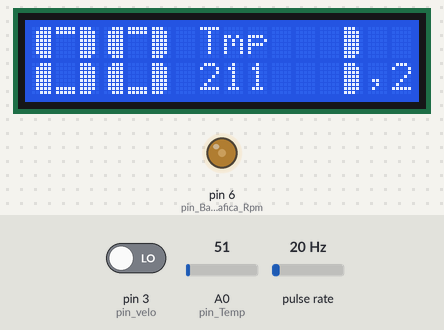
Recording of a sketch running on a simulated Arduino Uno, built with avr-gcc and run on an emulated ATmega328P. Parts: 16×2 character LCD, output pins drawn as LEDs (lit = HIGH). Wiring (inferred from the names in the program): pulse sensor: data pin 2. The test bench sets the inputs (shaded band); at power-on: pulse rate 20 Hz, A0 (pin_Temp) = 51, pin 3 (pin_velo) LOW. The local clock reads 2024-03-15 10:24:30 at power-on unless the sketch sets it; storage starts empty; what the sketch prints to the serial monitor is not drawn.

Above: at 1.3 s.
1.4 s: pulse rate (sensor on pin 2) set to 100 Hz
At 2.61 s:
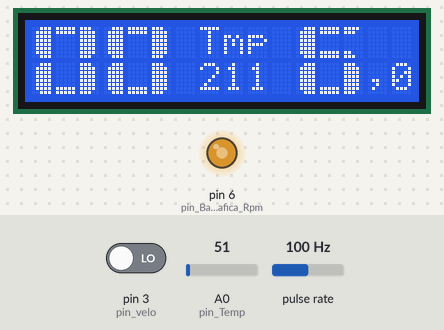
3.3 s: pulse rate (sensor on pin 2) set to 50 Hz
At 4.25 s:
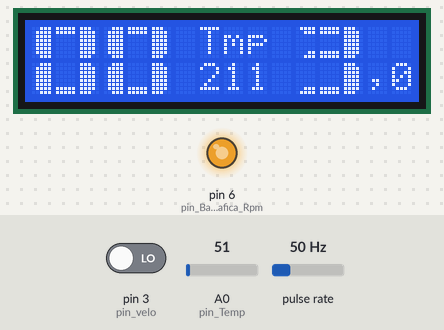
5.2 s: pulse rate (sensor on pin 2) set to 4 Hz
At 5.51 s:
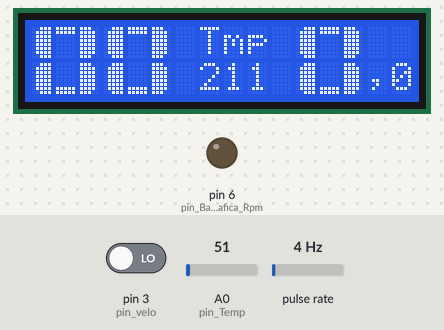
7.2 s: pulse rate (sensor on pin 2) set to 150 Hz
At 7.51 s:
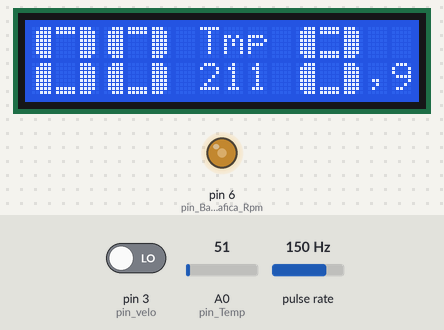
9.3 s: pulse rate (sensor on pin 2) set to 97 Hz
At 9.46 s:
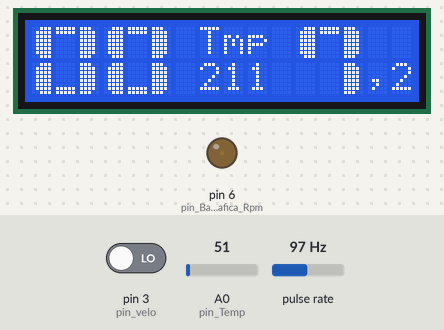
11.8 s: A0 (pin_Temp) set to 89
At 12.22 s:
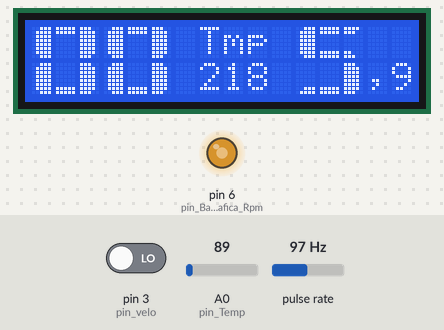
13.3 s: A0 (pin_Temp) set to 110
Timing chart, 0 to 15.8 s (numbered marks = the images above; inputs shaded):
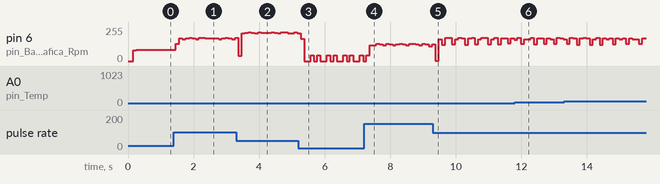

Measured:
- after the input at 3.3 s, the display: first changes after 0.10 s (image 2 shows a later state)
- after the input at 7.2 s, the display: first differs from a run without the input after 0.10 s (image 4 shows a later state)
- after the input at 9.3 s, the display: first differs from a run without the input after 0.11 s (image 5)
- what the display in image 0 shows lasts 0.6 s, from 0.7 s to 1.3 s

The sketch:

Telemetria2020.ino
```cpp
 #include <Wire.h>                                        // Biblioteca nativa da comunicaçao I2C
#include <LiquidCrystal_I2C.h>                           // Biblioteca LCD
#include "RTClib.h"                                      // Biblioteca RTC
#include <SD.h>                                          // Biblioteca Modulo SD

LiquidCrystal_I2C lcd(0x20,2,1,0,4,5,6,7,3,POSITIVE);    // objeto lcd, primeiro argumenro eh o endereço hex do lcd
RTC_DS1307 rtc;                                          // objeto rtc
File myFile;                                             // objeto myFile, usado pra no cartao SD

//**************PINOS**************//
#define pin_SD_cs 10                    // pino de ativaçao do modulo SD, esse pino eh usado pra abrir a comunicaçao
#define pin_Temp A0                     // pino de dados do sensor de temperatura
#define pin_Barra_Grafica_Rpm 6         // pino de saida para barra grafica de rpm
#define pin_velo 3                      // pino de pulsos da velocidade
#define pin_rpm 2                       // pino de pulsos da rpm

//**************VARIAVEIS GLOBAIS**************//
byte velocidade=0;          // variavel pra salvar dado de  velocidade
byte temp;                  // variavel pra salvar dado de temperatura do cvt
int rpm=0;                  // variaveis usadas pra salvar a temperatura do cvt e o rpm do motor
volatile byte pulsosRPM;    // variavel usada pra contar os pulsos obtidos da rotaçao do motor
volatile byte pulsosVELO=0; // variavel usada pra contar os pulsos obtidos da velocidade das rodas
unsigned long timeold=0;    // variavel usada pra salvar o tempo do processador na ultima passagem do ciclo
byte i=0;                   // variavel usada em laços de repetiçoes
byte segundop=0;            // variavel usada pra salvar o ultimo segundo q passou, usado pra calcular os milisegundos

//**************VARIAVEIS DE CRIAÇAO DOS NUMEROS GRANDES DO DISPLAY**************//
byte bar1[8]={B11100,B11110,B11110,B11110,B11110,B11110,B11110,B11100};
byte bar2[8]={B00111,B01111,B01111,B01111,B01111,B01111,B01111,B00111};
byte bar3[8]={B11111,B11111,B00000,B00000,B00000,B00000,B11111,B11111};
byte bar4[8]={B11110,B11100,B00000,B00000,B00000,B00000,B11000,B11100};
byte bar5[8]={B01111,B00111,B00000,B00000,B00000,B00000,B00011,B00111};
byte bar6[8]={B00000,B00000,B00000,B00000,B00000,B00000,B11111,B11111};
byte bar7[8]={B00000,B00000,B00000,B00000,B00000,B00000,B00111,B01111};
byte bar8[8]={B11111,B11111,B00000,B00000,B00000,B00000,B00000,B00000};

void setup(){
  Serial.begin(9600);                                              //inicio da comunicaçao Serial DEBUG


  pinMode(pin_Temp,INPUT);                                         //definindo como entrada o pino de temp
  pinMode(pin_rpm,INPUT);                                                //definindo como entrada o pino de contagem dos pulsos de RPM
  pinMode(pin_velo,INPUT);                                                //definindo como entrada o pino de contagem dos pulsos de VELO
  pinMode(pin_Barra_Grafica_Rpm,OUTPUT);                                               //definindo como saida o pino da barra grafica do rpm
  pinMode(pin_SD_cs,OUTPUT);                                       //definido como saida o pino de ativaçao do modulo SD
  attachInterrupt(digitalPinToInterrupt(pin_rpm),contRPM,RISING);  //definindo a monitoriamento de interrupt  dos pulsos do RPM
  attachInterrupt(digitalPinToInterrupt(pin_velo),contVELO,RISING);//definindo a monitoriamento de interrupt  dos pulsos do VELO

  temp=map(analogRead(pin_Temp),0,1023,-55,150);                   //coleta da temperatura

//*********SALVANDO NUMEROS GRANDES NA MEMORIA DO DISPLAY*********//
  lcd.createChar(1,bar1);lcd.createChar(2,bar2);
  lcd.createChar(3,bar3);lcd.createChar(4,bar4);
  lcd.createChar(5,bar5);lcd.createChar(6,bar6);
  lcd.createChar(7,bar7);lcd.createChar(8,bar8);
  lcd.begin(16,2);


  if(!rtc.begin()){                                                           //se nao iniciou
    Serial.println("RTC nao encontarado");                                    // caso erro no modulo sd
  }

  if(!rtc.isrunning()){                                                       // se nao estiver rodando o RTC
    Serial.println("RTC descalibrado! / Horário Incorreto");                  // caso erro no horario/data
    //rtc.adjust(DateTime(*ano*,*mes*,*dia*,*horas*,*minutos*,*segundos*));   //recadastrar o horario
  }

  if(!SD.begin(pin_SD_cs)){                                                   // se nao iniciar o cartao sd
    Serial.println("Falha no cartao! / Cartao nao encontrado");               //erro no cartao sd
  }

  Serial.println("Sucesso na inicializacao!");                                // inicializacao do cartao completa
  myFile=SD.open("log.csv",FILE_WRITE);                                       //abrindo arquivo pra escrita

  if(myFile){                                                                 //se abriu o arquivo
    String header="Tempo em segundos;Hora e Data;Velocidade;RPM;Temperatura"; // transformando o cabeçalho em texto
    myFile.println(header);                                                   // salvando o cabeçalho no cartao sd
    myFile.close();                                                           // fechando o arquivo
  }else{
    Serial.println("Erro ao abrir arquivo");                                  // se nao erro
  }
  lcd.setCursor(7,0);
  lcd.print("Tmp");
}

void contRPM(){
  pulsosRPM++;                                                                // contagem de pulsos de rpm do motor
}
void contVELO(){
  pulsosVELO++;                                                               // contador de pulsos de velocidade da roda
}
//********DEFININDO O POSISONAMENDO DOS NUMEROS GRANDES********//
void custom0(byte col){
  lcd.setCursor(col,0);
  lcd.write(2);lcd.write(8);lcd.write(1);
  lcd.setCursor(col,1);
  lcd.write(2);lcd.write(6);lcd.write(1);
}
void custom1(byte col){
  lcd.setCursor(col,0);
  lcd.write(32);lcd.write(32);lcd.write(1);
  lcd.setCursor(col,1);
  lcd.write(32);lcd.write(32);lcd.write(1);
}
void custom2(byte col){
  lcd.setCursor(col,0);
  lcd.write(5);lcd.write(3);lcd.write(1);
  lcd.setCursor(col,1);
  lcd.write(2);lcd.write(6);lcd.write(6);
}
void custom3(byte col){
  lcd.setCursor(col,0);
  lcd.write(5);lcd.write(3);lcd.write(1);
  lcd.setCursor(col,1);
  lcd.write(7);lcd.write(6);lcd.write(1);
}
void custom4(byte col){
  lcd.setCursor(col,0);
  lcd.write(2);lcd.write(6);lcd.write(1);
  lcd.setCursor(col,1);
  lcd.write(32);lcd.write(32);lcd.write(1);
}
void custom5(byte col){
  lcd.setCursor(col,0);
  lcd.write(2);lcd.write(3);lcd.write(4);
  lcd.setCursor(col,1);
  lcd.write(7);lcd.write(6);lcd.write(1);
}
void custom6(byte col){
  lcd.setCursor(col,0);
  lcd.write(2);lcd.write(3);lcd.write(4);
  lcd.setCursor(col,1);
  lcd.write(2);lcd.write(6);lcd.write(1);
}
void custom7(byte col){
  lcd.setCursor(col,0);
  lcd.write(2);lcd.write(8);lcd.write(1);
  lcd.setCursor(col,1);
  lcd.write(32);lcd.write(32);lcd.write(1);
}
void custom8(byte col){
  lcd.setCursor(col,0);
  lcd.write(2);lcd.write(3);lcd.write(1);
  lcd.setCursor(col,1);
  lcd.write(2);lcd.write(6);lcd.write(1);
}
void custom9(byte col){
  lcd.setCursor(col,0);
  lcd.write(2);lcd.write(3);lcd.write(1);
  lcd.setCursor(col,1);
  lcd.write(7);lcd.write(6);lcd.write(1);
}

//**********FUNÇAO PRA CHAMAR NUMEROS GRANDES*********//
void printNumber(byte value,byte col){
  if(value==0){custom0(col);
  }if(value==1){custom1(col);
  }if(value==2){custom2(col);
  }if(value==3){custom3(col);
  }if(value==4){custom4(col);
  }if(value==5){custom5(col);
  }if(value==6){custom6(col);
  }if(value==7){custom7(col);
  }if(value==8){custom8(col);
  }if(value==9){custom9(col);
  }
}

//*****FUNCAO PRA ESCREVER VELOCIDADE NO DISPLAY**********//
void printVELO(byte *velo_p){
  byte c,d,u,number;
  number=*velo_p;
  if(number>99){
    c=(number-(number%100))/100;
    number=number%100;
  }else{
    c=0;
  }
  if(number>9){
    d=(number-(number%10))/10;
    number=number%10;
  }else{
    d=0;
  }
  u=number;
  lcd.setCursor(0,0);
  printNumber(d,0);
  printNumber(u,3);
}
//*****FUNCAO PRA ESCREVER RPM NO DISPLAY**********//
void printRPM(int *rpm_p){
  byte m,c;
  int number;
  number=*rpm_p;
  if(number>999){
  m=(number-(number%1000))/1000;
  number=number%1000;
  }else{
    m=0;
  }
  if(number>99){
    c=(number-(number%100))/100;
  }else{
    c=0;
  }
  lcd.setCursor(0,0);
  printNumber(m,11);
  lcd.setCursor(14,1);
  lcd.print(",");
  lcd.print(c);
}

//*****FUNCAO PRA ESCREVER TEMPERATURA NO DISPLAY**********//
void printTEMP(byte *temp_p){
  *temp_p=map(analogRead(pin_Temp),0,1023,-55,150);
  Serial.println(analogRead(pin_Temp));
  if(*temp_p>99|| *temp_p<-9){
    lcd.setCursor(7,1);
    lcd.print("    ");
    lcd.setCursor(7,1);
    lcd.print(*temp_p);
  }else{
    lcd.setCursor(7,1);
    lcd.print("    ");
    lcd.setCursor(8,1);
    lcd.print(*temp_p);
  }
}

//*****FUNCAO PRA ESCREVER TODOS OS DATOS NO CARTAO**********//
void printSD(){

  DateTime now=rtc.now();                                                // atualizando o valor de now

  if(now.second()==segundop){i++;}else{i=0; segundop=now.second();};     // calculo dos milisegundo

  String dataString=(String(now.unixtime())+","+String(i)+";"+String(now.day())+"/"+String(now.month())+"/"+String(now.year())+" "+String(now.hour())+"h:"+String(now.minute())+"m:"+String(now.second()) +"s:"+
  String(i)+"ms; "+String(velocidade)+";"+String(rpm)+";"+String(temp)); // texto q vai ser salvo no cartao

  myFile=SD.open("log.csv",FILE_WRITE);                                  // abrindo aquivo para escrita
  myFile.println(dataString);                                            // escrevendo no arquivo
  myFile.close();                                                        // fechando o arquivo
  Serial.println(dataString);                                            // debug no serial monitor
}

void loop(){
  Serial.println("    ");
  long ant=millis();

  //TEMP
  temp=map(analogRead(pin_Temp),0,1023,-55,150);


   //RPM
  detachInterrupt(0);                                              // pausa a contagem de pulsos pro calculo do rpm
  rpm=(60000/1/* PULSO POR CICLO */)/(millis()-timeold)*pulsosRPM; // calculo do rpm
  analogWrite(pin_Barra_Grafica_Rpm, map(rpm,0,3600,0,255));                           // escrita por pwn na barra grafica
  pulsosRPM=0;                                                     // retoma o numero de pulsos a 0
  attachInterrupt(digitalPinToInterrupt(pin_rpm),contRPM,RISING);  // retorna a contagem

    //VELO
  detachInterrupt(1);                                                                             // pausa a contagem de pulsos pro calculo da velo
  velocidade=byte((/*perimetro da roda/ */ /* PULSO POR CICLO */1)/(millis()-timeold)*pulsosVELO);// calculo da velo
  pulsosVELO=0;                                                                                   // retoma o numero de pulsos a 0
  attachInterrupt(digitalPinToInterrupt(pin_velo),contVELO,RISING);                               // retorna a contagem


  timeold=millis(); // atuliza o tempo do ultimo calculo

  printVELO(&velocidade);
  printRPM(&rpm);
  printTEMP(&temp);
  printSD();

  Serial.println(temp);

  Serial.println(millis()-ant);
  delay(100-(millis()-ant)); //delay de 100 milisegundos
  Serial.println(millis()-ant);
}
```
